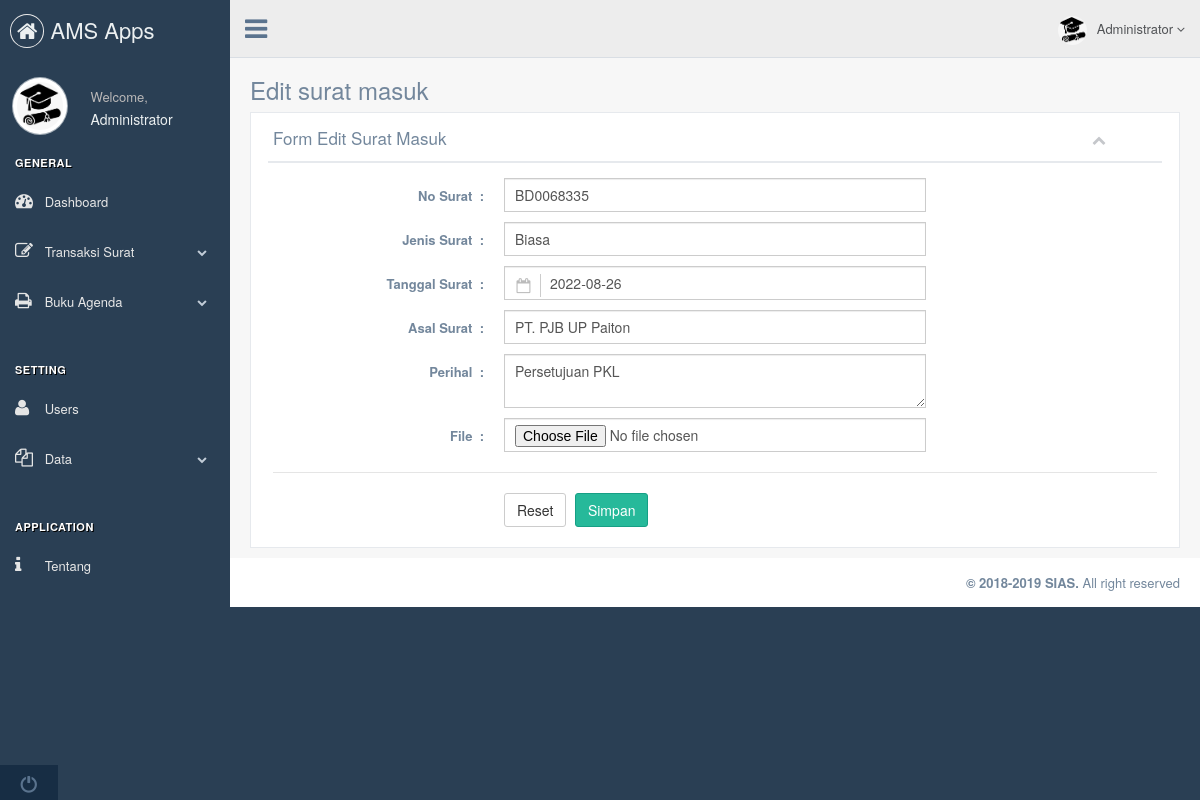
Page /index.php?page=edit_surat_masuk&id=1 (signed in) on the committed database.
### tables this page shows
CREATE TABLE `surat_masuk` (
  `id_masuk` int(10) NOT NULL,
  `no_surat` varchar(50) NOT NULL,
  `jenis_surat` varchar(30) NOT NULL,
  `tanggal_surat` date NOT NULL,
  `tanggal_terima` date NOT NULL,
  `asal_surat` varchar(50) NOT NULL,
  `isi_ringkas` varchar(100) NOT NULL,
  `file` varchar(50) NOT NULL
);

### edit_surat_masuk.php (the view, shortened to what this page needs)
<?php
$id = $_GET['id'];
$dts = mysqli_fetch_assoc(mysqli_query($connect, "SELECT * FROM surat_masuk WHERE id_masuk = $id "));
?>
<div class="">
	<div class="page-title">
		<div class="title_left">
			<h3>Edit surat masuk</h3>
		</div>
	</div>
	<div class="clearfix"></div>
	<div class="row">
		<div class="col-md-12 col-sm-12 col-xs-12">
			<div class="x_panel">
				<div class="x_title">
					<h2>Form Edit Surat Masuk</h2>
					<ul class="nav navbar-right panel_toolbox">
						<li><a class="collapse-link"><i class="fa fa-chevron-up"></i></a></li>
					</ul>
					<div class="clearfix"></div>
				</div>
				<div class="x_content">
					<form class="form-horizontal form-label-left" method="post" enctype="multipart/form-data">
						<div class="item form-group">
							<label class="control-label col-md-3 col-sm-3 col-xs-12">No Surat<span class="required">&nbsp; :</span></label>
							<div class="col-md-6 col-sm-6 col-xs-12">
								<input type="text" name="no_surat" class="form-control col-md-7 col-xs-12" required="required" value="<?= $dts['no_surat']; ?>">
							</div>
						</div>
						<div class="item form-group">
							<label class="control-label col-md-3 col-sm-3 col-xs-12">Jenis Surat<span class="required">&nbsp; :</span></label>
							<div class="col-md-6 col-sm-6 col-xs-12">
								<input type="text" name="jenis_surat" value="<?= $dts['jenis_surat']; ?>" class="form-control col-md-7 col-xs-12">
							</div>
						</div>
						<div class="item form-group">
							<label class="control-label col-md-3 col-sm-3 col-xs-12">Tanggal Surat<span class="required">&nbsp; :</span></label>
							<div class="col-md-6 col-sm-6 col-xs-12">
								<input type="text" name="tanggal_surat" class="form-control has-feedback-left" value="<?= $dts['tanggal_surat']; ?>" id="tanggal">
							</div>
						</div>
						<div class="item form-group">
							<label class="control-label col-md-3 col-sm-3 col-xs-12">Asal Surat<span class="required">&nbsp; :</span></label>
							<div class="col-md-6 col-sm-6 col-xs-12">
								<input type="text" name="asal_surat" class="form-control col-md-7 col-xs-12" value="<?= $dts['asal_surat']; ?>" required="required">
							</div>
						</div>
						<div class="item form-group">
							<label class="control-label col-md-3 col-sm-3 col-xs-12">Perihal<span class="required">&nbsp; :</span></label>
							<div class="col-md-6 col-sm-6 col-xs-12">
								<textarea name="isi_ringkas" class="form-control col-md-7 col-xs-12" required="required"><?= $dts['isi_ringkas']; ?></textarea>
							</div>
						</div>
						<div class="item form-group">
							<label class="control-label col-md-3 col-sm-3 col-xs-12">File<span class="required">&nbsp; :</span></label>
							<div class="col-md-6 col-sm-6 col-xs-12">
								<input type="file" name="file" class="form-control col-md-7 col-xs-12">
							</div>
						</div>
						<div class="ln_solid"></div>
						<div class="form-group">
							<div class="col-md-6 col-md-offset-3">
								<button type="reset" class="btn btn-default">Reset</button>
								<input type="submit" class="btn btn-success" value="Simpan" name="submit">
							</div>
						</div>
					</form>
				</div>
			</div>
		</div>
	</div>
</div>

### rows in the picture
surat_masuk: no_surat "BD0068335", jenis_surat "Biasa", tanggal_surat "2022-08-26", asal_surat "PT. PJB UP Paiton", isi_ringkas "Persetujuan PKL"

### other values in the picture
$_SESSION['fullname'] "Administrator"
